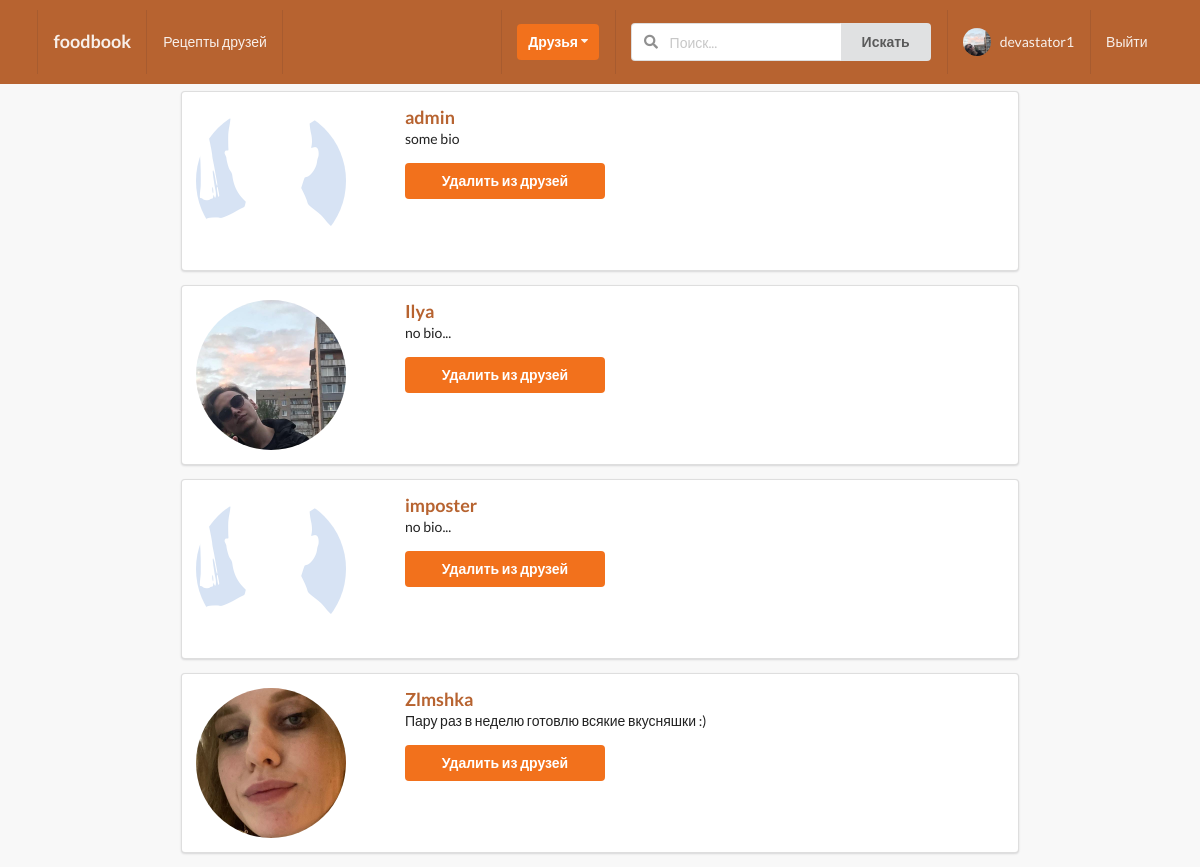
The page /profiles/frineds/06a109f6/ (signed in) on the database as committed earlier.
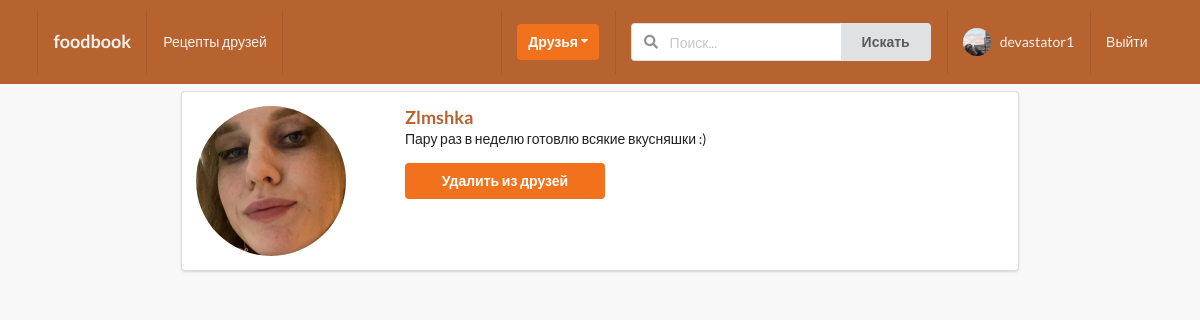
The same page on the database as committed later.
### profiles/models.py (models this page shows, shortened)
class Profile(models.Model):
    first_name = models.CharField(max_length=200, blank=True)
    second_name = models.CharField(max_length=200, blank=True)
    user = models.OneToOneField(User, on_delete=models.CASCADE)
    bio = models.TextField(default="no bio...", max_length=300)
    email = models.EmailField(max_length=200, blank=True)
    country = models.CharField(max_length=200, blank=True)
    avatar = models.ImageField(default='avatar.png', upload_to='avatars/')
    friends = models.ManyToManyField(User, blank=True, related_name='friends')
    profession = models.CharField(max_length=200, blank=True)
    slug = models.SlugField(unique=True, blank=True)
    updated = models.DateTimeField(auto_now=True)
    created = models.DateTimeField(auto_now_add=True)
    objects = ProfileManager()
    def get_absolute_url(self):
        return reverse('profile:profiles-detail-view', kwargs={'slug': self.slug})
    __initial_first_name = None
    __initial_second_name = None
    def __init__(self, *args, **kwargs):
        super().__init__(*args, **kwargs)
        self.__initial_first_name = self.first_name
        self.__initial_second_name = self.second_name

### profiles/views.py (the view)
# urls.py: path('frineds/<slug>/', users_friends, name='users-friends'),
@login_required
def users_friends(request, slug):
    user = Profile.objects.get(slug=slug)
    requester = Profile.objects.get(user=request.user)
    pre_qs = []
    for item in user.friends.all():
        pre_qs.append(item)
    qs = Profile.objects.filter(user__in=pre_qs)
    is_empty = False
    if len(qs) == 0:
        is_empty = True
    rel_r = Relationship.objects.filter(sender=requester)
    rel_s = Relationship.objects.filter(receiver=requester)
    rel_receiver = []
    rel_sender = []
    for item in rel_r:
        rel_receiver.append(item.receiver.user)
    for item in rel_s:
        rel_sender.append(item.sender.user)
    context = {
        'qs': qs,
        'is_empty': is_empty,
        'profile': user,
        'rel_receiver': rel_receiver,
        'rel_sender': rel_sender
    }
    return render(request, 'profiles/users_friends.html', context)

### profiles/context_processor.py (called while the page is built)
def profile_pic(request):
    if request.user.is_authenticated:
        profile_obj = Profile.objects.get(user=request.user)
        pic = profile_obj.avatar
        return {'picture': pic}
    return {}

def invitation_received_no(request):
    if request.user.is_authenticated:
        profile_obj = Profile.objects.get(user=request.user)
        qs_count = Relationship.objects.invatations_received(profile_obj).count()
        return {'invites_num': qs_count}
    return {}

def invitation_sended_no(request):
    if request.user.is_authenticated:
        profile_obj = Profile.objects.get(user=request.user)
        qs_count = Relationship.objects.invatations_sended(profile_obj).count()
        return {'send_invites_num': qs_count}
    return {}

### profiles/models.py (called while the page is built)
    def invatations_received(self, receiver):
        qs = Relationship.objects.filter(receiver=receiver, status='send')
        return qs

    def invatations_sended(self, sender):
        qs = Relationship.objects.filter(sender=sender, status='send')
        return qs

### profiles/templates/profiles/users_friends.html (shortened to what this page needs)
{% extends 'base.html' %}
{% block content %}
<div class="ui grid">
    <div class="two wide column">
    </div>
    <div class="twelve wide column">
        {% for obj in qs %}
        <div class="ui segment">
            <div class="ui grid">
                <div class="four wide column">
                    <img class="ui small circular image" src="{{obj.avatar.url}}">
                </div>
                <div class="eight wide column">
                    <a href="{{obj.get_absolute_url}}"><h3>{{obj.user}}</h3></a>
                        <p>{{obj.bio}}</p>
                        {% if request.user in obj.friends.all %}
                            <form action="{% url 'profile:remove-friend' %}" method="POST">
                                <button type="submit" class="ui orange button mb-5 w-big">
                                    Удалить из друзей
                                </button>
                            </form>
                        {% endif %}
                    </div>
            </div>
        </div>
        {% endfor %}
    </div>
</div>
{% endblock content %}

Rows that differ between the two databases and show on the page:
no longer on this page (row edited): Profile: avatar (placeholder picture), user "admin", bio "some bio"
no longer on this page (row edited): Profile: avatar (picture), user "Ilya", bio "no bio..."
no longer on this page (row edited): Profile: avatar (placeholder picture), user "imposter", bio "no bio..."
